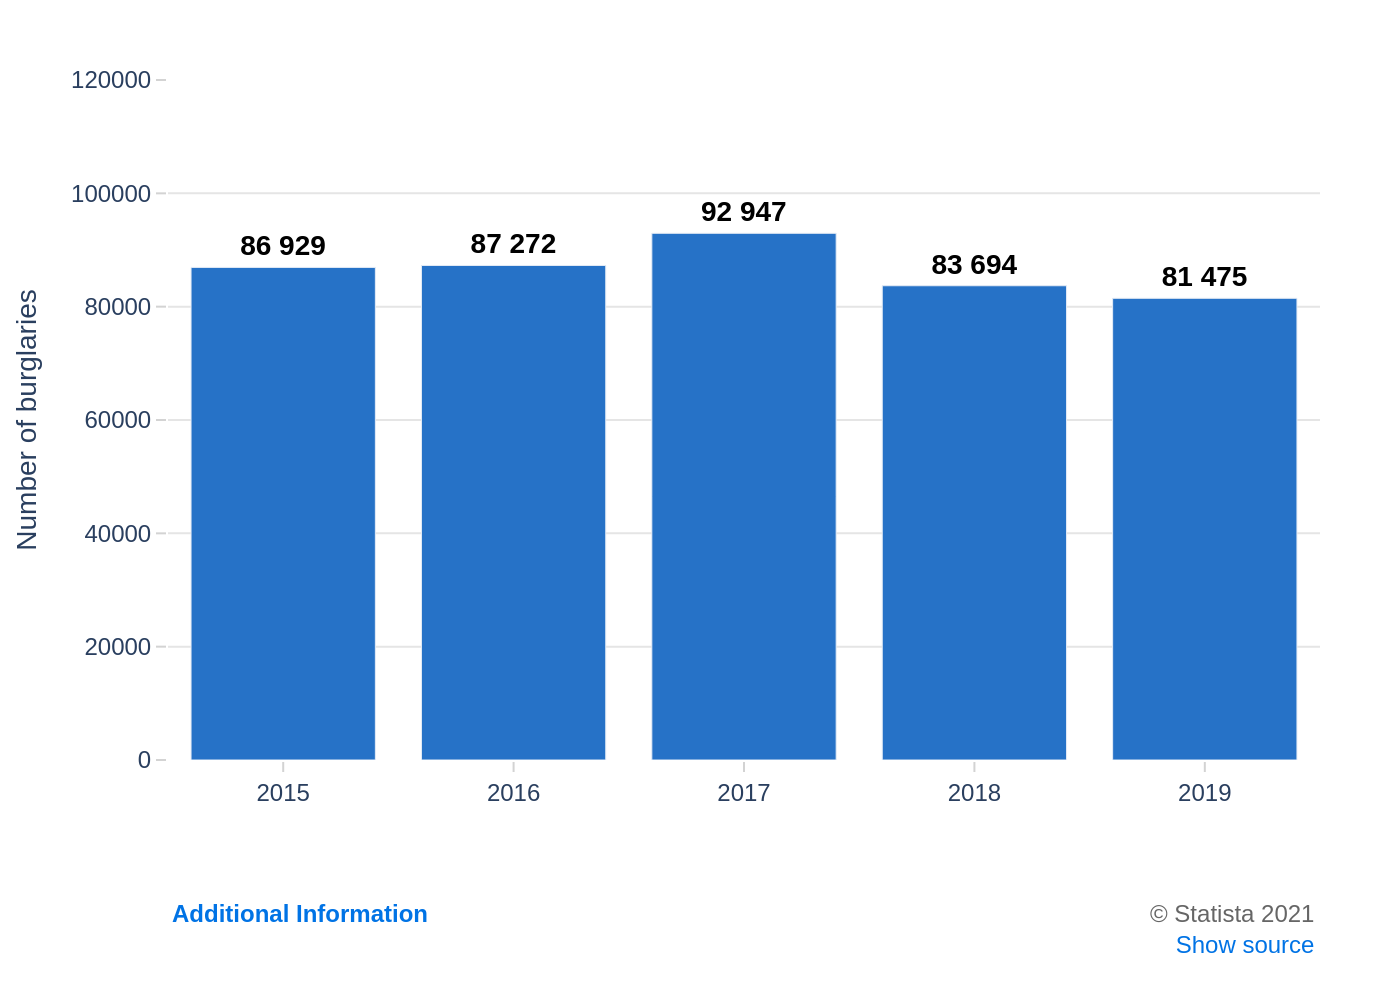

Recreate this plot in Python.
import sys
import json
import plotly.graph_objects as go
import pathlib

if len(sys.argv) != 2:
    print(f"Usage: python {sys.argv[0]} <json_file_path>")
    sys.exit(1)

json_file_path = pathlib.Path(sys.argv[1])

try:
    with open(json_file_path, 'r', encoding='utf-8') as f:
        chart_info = json.load(f)
except FileNotFoundError:
    print(f"Error: JSON file not found at {json_file_path}")
    sys.exit(1)
except json.JSONDecodeError:
    print(f"Error: Could not decode JSON from {json_file_path}")
    sys.exit(1)

data = chart_info['chart_data']
texts = chart_info['texts']
colors = chart_info['colors']

categories = [item['category'] for item in data]
values = [item['value'] for item in data]

fig = go.Figure()

fig.add_trace(go.Bar(
    x=categories,
    y=values,
    marker_color=colors[0],
    text=[f'{v:,}'.replace(',', ' ') for v in values],
    textposition='outside',
    textfont=dict(
        family="Arial",
        size=14,
        color='black'
    )
))

fig.update_traces(
    textfont_weight="bold",
    cliponaxis=False 
)

fig.update_layout(
    font=dict(family="Arial"),
    yaxis_title=texts['y_axis_title'],
    showlegend=False,
    plot_bgcolor='white',
    paper_bgcolor='white',
    yaxis=dict(
        range=[0, 120000],
        tickformat=" ",
        showgrid=True,
        gridcolor='#e5e5e5',
        zeroline=False,
        ticks="outside",
        tickcolor='lightgrey',
        title_standoff=10
    ),
    xaxis=dict(
        showgrid=False,
        zeroline=False,
        ticks="outside",
        tickcolor='lightgrey'
    ),
    margin=dict(l=80, r=40, t=40, b=120),
    annotations=[
        dict(
            xref='paper', yref='paper',
            x=0, y=-0.2,
            xanchor='left', yanchor='top',
            text=f"<b>{texts['source_left']}</b>",
            showarrow=False,
            font=dict(size=12, color='#0073e5')
        ),
        dict(
            xref='paper', yref='paper',
            x=1, y=-0.2,
            xanchor='right', yanchor='top',
            text=texts['source_right'].replace("Show source", "<span style='color:#0073e5'>Show source</span>"),
            align='right',
            showarrow=False,
            font=dict(size=12, color='#666666')
        )
    ]
)

output_path = json_file_path.with_suffix('.png')
fig.write_image(str(output_path), scale=2)

print(f"Chart saved to {output_path}")
